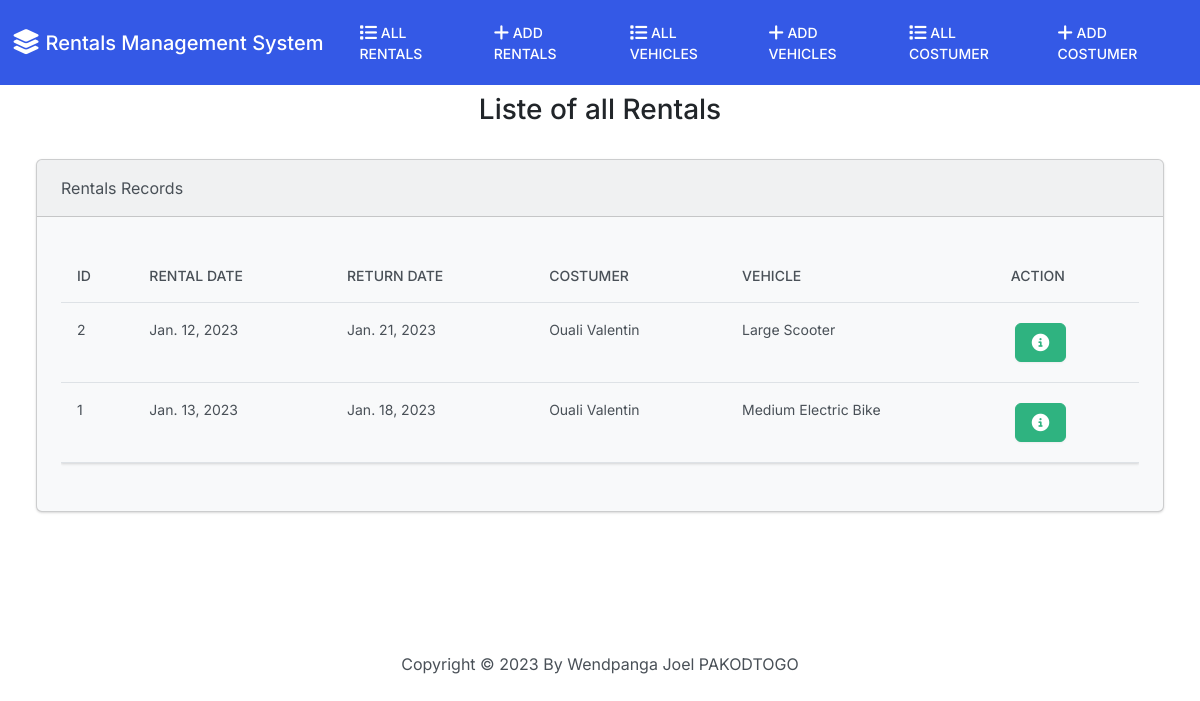
The app's page /rent/rental with its own data.
### rent/models.py (models this page shows, shortened)
class Rental(models.Model):
    rentaldate = models.DateField()
    returndate = models.DateField(null=True, blank=True)
    costumer = models.ForeignKey(Costumer, on_delete=models.CASCADE)
    vehicle = models.ForeignKey(Vehicle, on_delete=models.CASCADE)
    class Meta:
        ordering = ['rentaldate', 'returndate']

class Costumer(models.Model):
    firstname = models.CharField(max_length=50)
    lastname = models.CharField(max_length=50)
    email = models.EmailField(unique=True)
    phonenumber = models.IntegerField()
    address = models.CharField(max_length=50)
    city = models.CharField(max_length=50)
    country = models.CharField(max_length=50)
    def __str__(self):
        return f'{self.firstname} {self.lastname}'
    class Meta:
        ordering = ['firstname', 'lastname']

class Vehicle(models.Model):
    vtype = models.ForeignKey(VehicleType, on_delete=models.CASCADE)
    vsize = models.ForeignKey(VehicleSize, on_delete=models.CASCADE)
    datecreated = models.DateField()
    realcost = models.IntegerField()
    def __str__(self):
        return f'{self.vsize} {self.vtype} '

class VehicleSize(models.Model):
    sname = models.CharField(max_length=50)
    def __str__(self):
        return self.sname

class VehicleType(models.Model):
    tname = models.CharField(max_length=50)
    def __str__(self):
        return self.tname

### rent/views.py (the view)
# urls.py: path('rent/rental',views.rental, name='rental'),
def rental(request):
    return render(request, "rent/rental.html", {
        'rentals': Rental.objects.all()
    })

### rent/templates/rent/rental.html (shortened to what this page needs)
{% extends "rent/base.html" %}
{% block body %}
    <h3 class="text-center m-2 m-2 m-2 m-2">Liste of all Rentals</h3>
    <div class="row">
        <div class="col-12">
            {% if rentals %}
            <div class="card bg-light mb-3 m-4 m-4 m-4">
                <div class="card-header">Rentals Records</div>
                <div class="card-body">
                  <p class="card-text">
                  <div class="table-responsive">
                    <table class="table table-hover">
                        <thead>
                            <tr>
                              <th scope="col">ID</th>
                                <th scope="col">Rental Date</th>
                                <th scope="col">Return Date</th>
                                <th scope="col">Costumer</th>
                                <th scope="col">Vehicle</th>
                                <th scope="col">Action</th>
                            </tr>
                        </thead>
                        <tbody>
                            {% for rental in rentals %}
                               <tr>
                                  <td>{{ rental.id}}</td>
                                  <td>{{ rental.rentaldate}}</td>
                                  <td>{{ rental.returndate}}</td>
                                  <td>{{ rental.costumer}}</td>
                                  <td>{{ rental.vehicle}}</td>
                                  <td>
                                    <button class="btn btn-success m-1" type="button" href="{% url 'rental_details' rental.id %}" data-bs-toggle="modal" data-bs-target="#myModal{{ rental.id }}">
                                    </button>
                                  </td>
                               </tr>
                            {% endfor %}
                        </tbody>
                    </table>
                  </div>
                  </p>
                </div>
            </div>
            {% else %}
              <h5 class="alert alert-primary m-4 m-4"> No Rental recorded!!!</h5>
            {% endif %}
        </div>
    </div>
    {% endblock %}

### records on screen
Rental: id "2", rentaldate "Jan. 12, 2023", returndate "Jan. 21, 2023", costumer "Ouali Valentin", vehicle "Large Scooter"
Rental: id "1", rentaldate "Jan. 13, 2023", returndate "Jan. 18, 2023", costumer "Ouali Valentin", vehicle "Medium Electric Bike"
